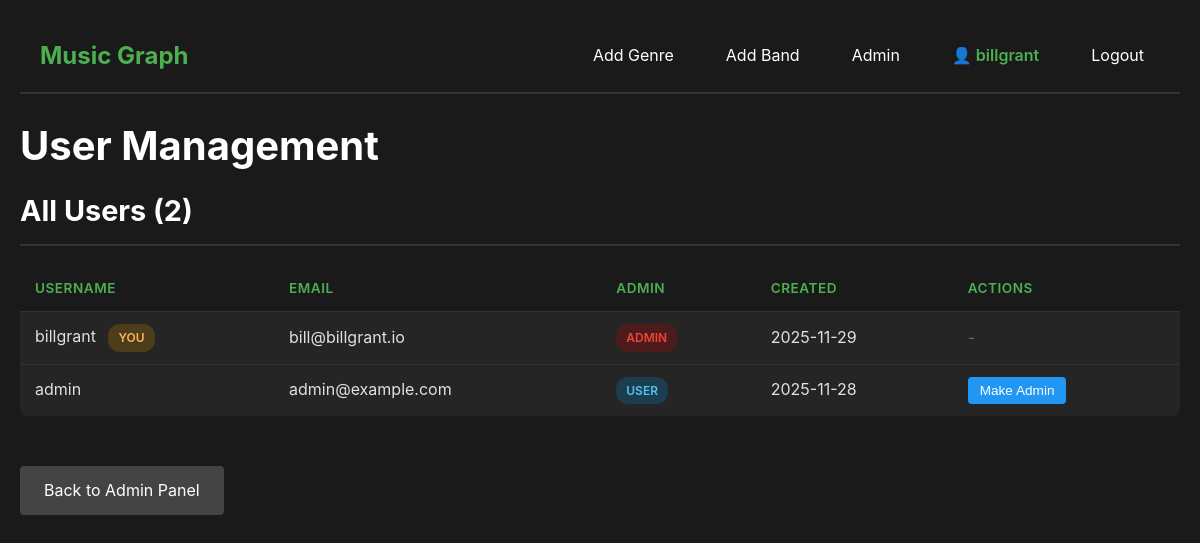
The app's page /admin/users (signed in) with its own data.
### models.py (models this page shows, shortened)
class User(UserMixin, db.Model):
    __tablename__ = 'users'
    id = db.Column(db.Integer, primary_key=True)
    username = db.Column(db.String(80), unique=True, nullable=False)
    email = db.Column(db.String(120), unique=True, nullable=False)
    password_hash = db.Column(db.String(255), nullable=False)
    is_admin = db.Column(db.Boolean, default=False)
    created_at = db.Column(db.DateTime, default=db.func.now())

### app.py (the view)
@app.route('/admin/users')
@admin_required
def manage_users():
    users = User.query.order_by(User.created_at.desc()).all()
    return render_template('manage_users.html', users=users)

### app.py (called while the page is built)
@login_manager.user_loader
def load_user(user_id):
    return User.query.get(int(user_id))

def admin_required(f):
    @wraps(f)
    def decorated_function(*args, **kwargs):
        if not current_user.is_authenticated:
            return redirect(url_for('login'))
        if not current_user.is_admin:
            flash('Admin access required.', 'error')
            return redirect(url_for('index'))
        return f(*args, **kwargs)
    return decorated_function

### templates/manage_users.html (shortened to what this page needs)
<!DOCTYPE html>
<html lang="en">
<head>
    <link rel="stylesheet" href="{{ url_for('static', filename='style.css') }}">
</head>
<body>
    <nav class="navbar">
        <div class="nav-container">
            <a href="{{ url_for('index') }}" class="nav-brand">Music Graph</a>
            <div class="nav-links">
                {% if current_user.is_authenticated and current_user.is_admin %}
                    <a href="{{ url_for('add_genre') }}" class="nav-link">Add Genre</a>
                    <a href="{{ url_for('add_band') }}" class="nav-link">Add Band</a>
                    <a href="{{ url_for('admin') }}" class="nav-link">Admin</a>
                {% endif %}
                <span class="nav-user">{{ current_user.username }}</span>
                <a href="{{ url_for('logout') }}" class="nav-link">Logout</a>
            </div>
        </div>
    </nav>
    <div class="container">
        <h1>User Management</h1>
        <div class="admin-section">
            <h2>All Users ({{ users|length }})</h2>
            <table class="admin-table">
                <thead>
                    <tr>
                        <th>Username</th>
                        <th>Email</th>
                        <th>Admin</th>
                        <th>Created</th>
                        <th>Actions</th>
                    </tr>
                </thead>
                <tbody>
                    {% for user in users %}
                    <tr>
                        <td>
                            {{ user.username }}
                            {% if user.id == current_user.id %}
                                <span class="badge badge-self">You</span>
                            {% endif %}
                        </td>
                        <td>{{ user.email }}</td>
                        <td>
                            {% if user.is_admin %}
                                <span class="badge badge-admin">Admin</span>
                            {% else %}
                                <span class="badge badge-user">User</span>
                            {% endif %}
                        </td>
                        <td>{{ user.created_at.strftime('%Y-%m-%d') }}</td>
                        <td class="actions">
                            {% if user.id != current_user.id %}
                                <form method="POST" action="{{ url_for('toggle_admin', user_id=user.id) }}"
                                      style="display: inline;"
                                      onsubmit="return confirm('Toggle admin status for {{ user.username }}?');">
                                    <button type="submit" class="btn-edit">
                                        {% if user.is_admin %}Remove Admin{% else %}Make Admin{% endif %}
                                    </button>
                                </form>
                            {% else %}
                                <span class="text-muted">-</span>
                            {% endif %}
                        </td>
                    </tr>
                    {% endfor %}
                </tbody>
            </table>
        </div>
        <div class="form-actions">
            <a href="{{ url_for('admin') }}" class="btn-secondary">Back to Admin Panel</a>
        </div>
    </div>
</body>
</html>

### static/style.css (style rules this page uses)
* { margin: 0; padding: 0; box-sizing: border-box; }
body { font-family: -apple-system, BlinkMacSystemFont, 'Segoe UI', Roboto, Oxygen, Ubuntu, Cantarell, sans-serif; background-color: #1a1a1a; color: #e0e0e0; line-height: 1.6; padding: 20px; }
.container { max-width: 1200px; margin: 0 auto; }
h1 { font-size: 2.5rem; margin-bottom: 10px; color: #ffffff; }
h2 { font-size: 1.8rem; margin-bottom: 20px; color: #ffffff; border-bottom: 2px solid #333; padding-bottom: 10px; }
.form-actions { display: flex; gap: 10px; margin-top: 30px; }
.btn-primary, .btn-secondary { padding: 12px 24px; border: none; border-radius: 4px; font-size: 1rem; cursor: pointer; text-decoration: none; display: inline-block; transition: background-color 0.2s; }
.btn-secondary { background-color: #444; color: #ffffff; }
.navbar { background-color: #1a1a1a; border-bottom: 2px solid #333; padding: 0; position: sticky; top: 0; z-index: 1000; }
.nav-container { max-width: 1200px; margin: 0 auto; display: flex; justify-content: space-between; align-items: center; padding: 15px 20px; }
.nav-brand { font-size: 1.5rem; font-weight: bold; color: #4CAF50; text-decoration: none; transition: color 0.2s; }
.nav-links { display: flex; gap: 20px; }
.nav-link { color: #ffffff; text-decoration: none; padding: 8px 16px; border-radius: 4px; transition: background-color 0.2s; }
.container { padding-top: 20px; }
.admin-section { margin-bottom: 50px; }
.admin-section h2 { margin-bottom: 20px; }
.admin-table { width: 100%; background-color: #252525; border-collapse: collapse; border-radius: 8px; overflow: hidden; }
.admin-table thead { background-color: #1a1a1a; }
.admin-table th, .admin-table td { padding: 12px 15px; text-align: left; border-bottom: 1px solid #333; }
.admin-table th { color: #4CAF50; font-weight: 600; text-transform: uppercase; font-size: 0.85rem; letter-spacing: 0.5px; }
.admin-table tbody tr:last-child td { border-bottom: none; }
.badge { display: inline-block; padding: 4px 10px; border-radius: 12px; font-size: 0.75rem; font-weight: 600; text-transform: uppercase; }
.actions { white-space: nowrap; }
.btn-edit, .btn-delete { padding: 6px 12px; border: none; border-radius: 4px; font-size: 0.85rem; cursor: pointer; text-decoration: none; display: inline-block; transition: background-color 0.2s; margin-right: 5px; }
.btn-edit { background-color: #2196F3; color: #ffffff; }
.nav-user { color: #4CAF50; padding: 8px 16px; font-weight: 600; }
.nav-user::before { content: "👤 "; }
.badge-admin { background-color: #4d1b1b; color: #f44336; }
.badge-user { background-color: #1b3d4d; color: #4fc3f7; }
.badge-self { background-color: #4d3d1b; color: #ffb74d; margin-left: 8px; }
.text-muted { color: #666; }

### records on screen
User: username "billgrant", shows "YOU", email "bill@billgrant.io", is_admin "ADMIN", created_at "2025-11-29"
User: username "admin", email "admin@example.com", is_admin "USER", created_at "2025-11-28"

### other values on screen
{{ users|length }} "2"
